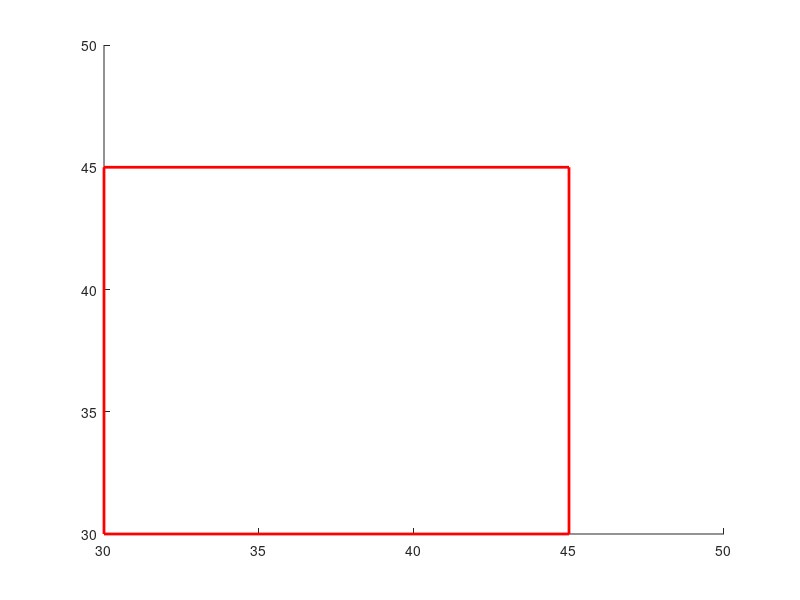

Recreate this plot in MATLAB. (Note: this script raises an error after producing the figure.)
%% define subregion
region1 = [30 30 15 15]
% draw rectangle in current figure, to see the specified area
rectangle('position',region1,'edgecolor','r','linewidth',2)
% calculate information, which parts of the ebsd lie in the specified region
condition1 = inpolygon(ebsd,region1);
% restrict ebsd-data to specified region
ebsd1 = ebsd(condition1)
% plot ebsd for region 1
figure
plot(ebsd1('Ferrite'),ebsd1('Ferrite').orientations)


% generate ORIENTATIONs clustered around 12 (random) centers
%cs = crystalSymmetry('m-3m');
% center = orientation.rand(12,cs);
% odf = unimodalODF(center,'halfwidth',5*degree)
% ori = odf.calcOrientations(3000);
% [c,center] = cluster(ori,'numCluster',n)



%% predefined textures (orientations for austenite)
% o = orientation('goss',cs,ss)
% or... 
% o = gossOrientation(cs,'param1',val1,'param2',val2)
% o = brassOrientation(cs,'param1',val1,'param2',val2) % returns the brass orientation
% O = cubeOrientation(cs,'param1',val1,'param2',val2)  % returns the cube orientation

%% Let
%h = Miller(1,0,0,cs) 
% be a crystal direction
%o = orientation('Euler',90*degree,90*degree,0*degree,cs,ss)
% a crystal orientation. Then the alignment of this crystal direction with respect to the specimen coordinate system can be computed via 
%r = o * h
% Conversely the crystal direction that is mapped onto a certain specimen direction can be computed via the inverse (backslash operator)
%o \ r

%% defines an ODF by finite elements
%odf = femODF(center, weights)

